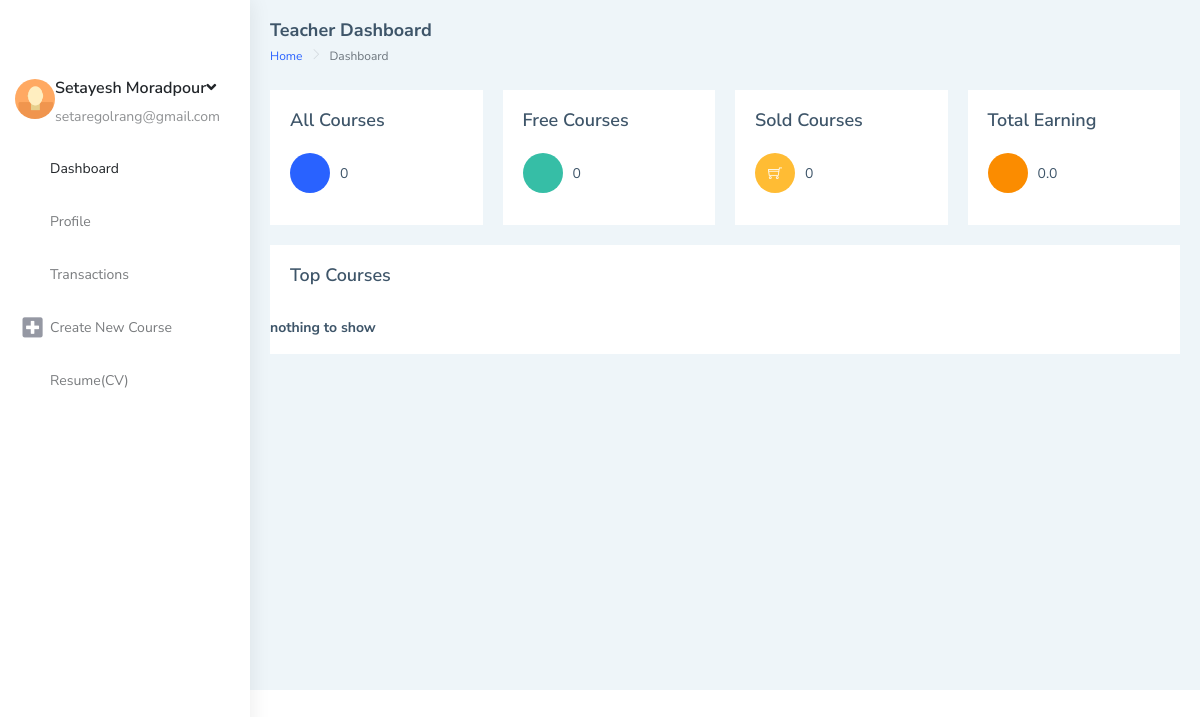
The app's page /accounts/teacherdashboard/main (signed in), older data.
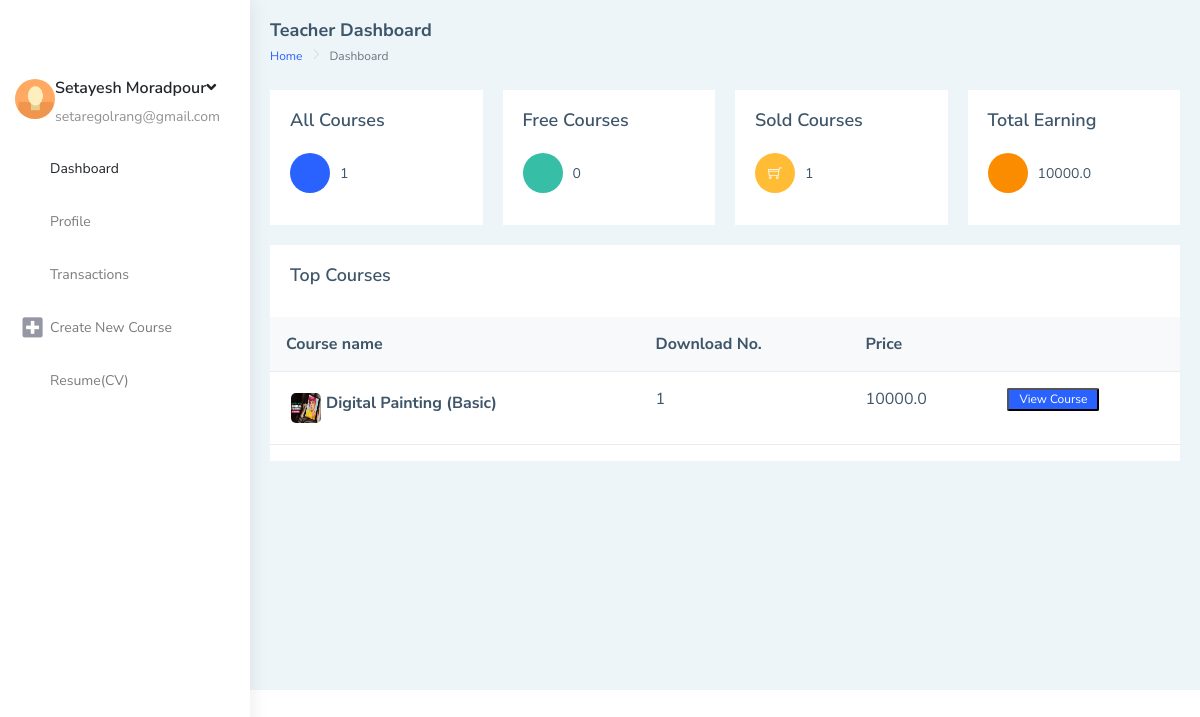
The same page, newer data.
### mainSite/models.py (models this page shows, shortened)
class Teacher (models.Model):
    phone = models.CharField(max_length=200, unique=True)
    date_created = models.DateTimeField(auto_now_add=True, null=True)
    user = models.OneToOneField(
        User, null=True, on_delete=models.CASCADE, related_name='teacher')
    profile_pic = models.ImageField(
        upload_to='teacher/profile/picture/', null=True, blank=True)
    course = models.ManyToManyField(Course, related_name='teacher')
    fildOfStudy = models.CharField(max_length=60, null=True)
    university = models.CharField(max_length=60, null=True)
    educations = (
        ('b', 'Bachelor'),
        ('bs', 'Bachelor Student'),
        ('m', 'Master'),
        ('ms', 'Master Student'),
        ('p', 'PHD'),
        ('ps', 'PHD Student'),
    )
    address=models.CharField(max_length=50, null=True)
    lastEducation = models.CharField(
        max_length=2, choices=educations, default='bs')
    documents = models.FileField(
        upload_to='teacher/documents/', null=True, blank=True)
    companiName1= models.CharField(max_length=50, null=True)
    jobSituation1= models.CharField(max_length=50, null=True)
    companiName2= models.CharField(max_length=50, null=True)
    jobSituation2= models.CharField(max_length=50, null=True)
    courseTitle1= models.CharField(max_length=50, null=True)
    courseTime1= models.CharField(max_length=50, null=True)
    courseTitle2= models.CharField(max_length=50, null=True)
    courseTime2= models.CharField(max_length=50, null=True)
    exteraInfo =models.CharField(max_length=200 , null=True)
    accepted =models.BooleanField(default=False)
    wallet=models.FloatField(default=0)

class Course(models.Model):
    name = models.CharField(max_length=100, null=True)
    title = models.CharField(max_length=1000)
    price = models.FloatField(default=0)
    category = models.ManyToManyField(Category, related_name='category')
    subTittel = models.CharField(max_length=200, null=True)
    date_created = models.DateTimeField(auto_now_add=True, null=True)
    datepublished = models.DateTimeField(null=True)
    stutuses = (
        ('d', 'Draft'),
        ('p', 'Published'),
    )
    stutus = models.CharField(max_length=1, choices=stutuses, default='d')
    course_pic = models.ImageField(upload_to='courses/coverPictures/' ,null=True, blank=True)
    duration = models.DurationField(max_length=100, null=True)
    fileZip = models.FileField(
        upload_to='courses/zipFile/', null=True, blank=True)
    dlNumber = models.IntegerField(default=0)
    video = models.FileField(
        upload_to='courses/video/%y', null=True, blank=True)
    class Meta:
        ordering = ["-dlNumber"]

### mainSite/decorators.py (the view)
        def wrapper_func(requset, *args , **kwargs):
            group = None
            if requset.user.groups.exists():
                group = requset.user.groups.all()[0].name
            if group == None:
                return HttpResponse("you are not authorized to view this page")
            if group in allowed_roles:
                 return view_func(requset, *args , **kwargs)
            else:
                return HttpResponse("you are not authorized to view this page")

### mainSite/views.py (called while the page is built)
@login_required
@allowed_users("teacher")
def teacherDashboard(request):
    teacher =request.user.teacher
    allCours = teacher.course.all()
    freeCours = allCours.filter(price=0)
    coursePurchased = allCours.filter(price__gt=0)
    context = {
        "teacher": teacher,
        "allCours": allCours,
        "freeCours": freeCours,
        "freeCoursSize": len(freeCours),
        "coursePurchased": coursePurchased,
        "coursePurchasedSize": coursePurchased.count(),
    }
    return render(request, 'teacherdashboard.html' , context)

### templates/teacherdashboard.html (shortened to what the changed rows need)
{% load static %}
{% load widget_tweaks %}
<html lang="en">
<head>
    <link href="{% static '/assetss/libs/chartist/dist/chartist.min.css' %}" rel="stylesheet">
    <link href="{% static '/distt/css/style.min.css' %}" rel="stylesheet">
</head>
<body>
    <div id="main-wrapper" data-layout="vertical" data-navbarbg="skin5" data-sidebartype="full"
    data-sidebar-position="absolute" data-header-position="absolute" data-boxed-layout="full">
    <aside class="left-sidebar" data-sidebarbg="skin6">
        <div class="scroll-sidebar">
            <nav class="sidebar-nav">
                <ul id="sidebarnav">
                        <div class="user-profile d-flex no-block dropdown m-t-20">
                            <div class="user-content hide-menu m-l-10">
                                <a href="#" class="" id="Userdd" role="button"
                                    data-bs-toggle="dropdown" aria-haspopup="true" aria-expanded="false">
                                    <h5 class="m-b-0 user-name font-medium">{{teacher.user.get_full_name}}<i
                                            class="fa fa-angle-down"></i></h5>
                                    <span class="op-5 user-email">{{teacher.user.email}}</span>
                                </a>
                            </div>
                        </div>
                </ul>
            </nav>
        </div>
    </aside>
    <div class="page-wrapper">
        <div class="container-fluid">
            <div class="row">
                <div class="col-md-3">
                    <div class="card">
                        <div class="card-body">
                            <div class="feed-widget">
                                <ul class="list-style-none feed-body m-0 p-b-20">
                                    <li class="feed-item">
                                        <div class="feed-icon bg-info">
                                        </div>
                                        {{ allCours.count}}
                                    </li>
                                </ul>
                            </div>
                        </div>
                    </div>
                </div>
                <div class="col-md-3">
                    <div class="card">
                        <div class="card-body">
                            <div class="feed-widget">
                                <ul class="list-style-none feed-body m-0 p-b-20">
                                    <li class="feed-item">
                                        <div class="feed-icon bg-warning"><i class="ti-shopping-cart"></i></div>
                                        {{coursePurchasedSize}}
                                    </li>
                                </ul>
                            </div>
                        </div>
                    </div>
                </div>
                <div class="col-md-3">
                    <div class="card">
                        <div class="card-body">
                            <div class="feed-widget">
                                <ul class="list-style-none feed-body m-0 p-b-20">
                                    <li class="feed-item">
                                        <div class="feed-icon btn-orange"><i class="mdi mdi-square-inc-cash"></i></div>
                                        {{teacher.wallet}}
                                    </li>
                                </ul>
                            </div>
                        </div>
                    </div>
                </div>
            </div>
            <div class="row">
                <div class="col-12">
                    <div class="card">
                        <div class="table-responsive">
                            <table class="table v-middle">
                                {% if allCours.count > 0 %}
                                <thead>
                                    <tr class="bg-light">
                                        <th class="border-top-0">Course name</th>
                                        <th class="border-top-0">Download No.</th>
                                        <th class="border-top-0">Price</th>
                                        <th class="border-top-0"></th>
                                    </tr>
                                </thead>
                                <tbody>
                                    {% for course in allCours %}
                                    <tr>
                                        <td>
                                            <div class="d-flex align-items-center">
                                                <div class="m-r-10">
                                                    {% if course.course_pic %}
                                                    <img src="{{ course.course_pic.url }}" style="width: 40px;height: 40px; border-radius: 10px ; padding: 5px;"/>
                                                    {% endif %}
                                                </div>
                                                <div class="">
                                                    <h4 class="m-b-0 font-16">{{ course.name }}</h4>
                                                </div>
                                            </div>
                                        </td>
                                        <td>{{course.dlNumber}}</td>
                                        <td>{{ course.price }}</td>
                                        <td>
                                            <button class="label label-info"><a href="{% url 'course' course.id %}" style="color: white;text-decoration: none;">View Course</a></button>
                                        </td>
                                    </tr>
                                    {% endfor %}
                                    {% else %}
                                    <div class ="row"> <strong>           nothing to show    </strong></div>
                                    {% endif %}
                                </tbody>
                            </table>
                        </div>
                    </div>
                </div>
            </div>
        </div>
    </div>
</div>
</body>
</html>

Row changes from the older to the newer data that the page shows:
changed Teacher "Setayesh Moradpour": wallet "0.0" → "10000.0"
added Course: course_pic (picture), name "Digital Painting (Basic)", dlNumber "1", price "10000.0"
Text that changed along with them:
{{ allCours.count }}: "0" → "1"
{{ coursePurchasedSize }}: "0" → "1"
text no longer shown: "nothing to show"
text now shown: "Course name Download No. Price"
